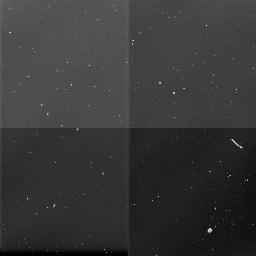
#> input picture im2.jpg, 256 x 256 px
$ python Montage_approx_code.py
#> lines starting #> are read from the running program, lines starting #| are printed output that depends on the picture; after the words box and inside, x2 and y2 are one past the last pixel; in counts of white or black regions, pixels touching at a corner belong together
import numpy as np
import cv2
from scipy import ndimage
from scipy.interpolate import griddata

def remove_small_oabjects(mask, min_size):
    label_im, nb_labels = ndimage.label(mask)
    sizes = ndimage.sum(mask, label_im, range(nb_labels + 1))
    mask_clean = np.zeros_like(mask)
    for i, size in enumerate(sizes):
        if size >= min_size:
            mask_clean[label_im == i] = 1
    return mask_clean.astype(bool)

def estimate_background(image, sigma_clip=3.0, obj_size_thresh=50, interp_method='linear'):
    """
    Estimate and subtract (or return) background for an astronomical image using
    small‐object removal + interpolation.

    Params:
      image: 2D numpy array (float32) of the image (single channel).
      sigma_clip: threshold in sigma for marking objects above background.
      obj_size_thresh: minimum pixel‐area to keep as background region (objects removed).
      interp_method: interpolation for missing pixels ('linear', 'cubic', 'nearest').

    Returns:
      background: 2D array of estimated background same size as image.
    """
#> called with sigma_clip = 3, obj_size_thresh = 100, interp_method = 'cubic'
    h, w = image.shape
#> h = 256; w = 256

    selem = cv2.getStructuringElement(cv2.MORPH_ELLIPSE, (51,51))
    smooth = cv2.morphologyEx(image, cv2.MORPH_OPEN, selem)
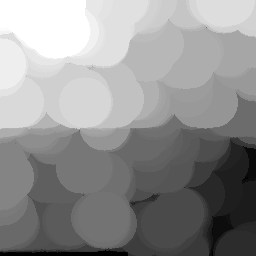
#> smooth: shape (256, 256) float32; min 0, max 75, mean 42.7; drawn with min black and max white

    residual = image - smooth
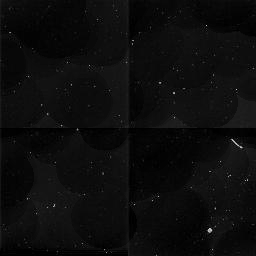
#> residual: shape (256, 256) float32; min 0, max 208, mean 12.4

    med = np.median(residual)
#> med = 12
    mad = np.median(np.abs(residual - med))
#> mad = 4
    sigma = 1.4826 * mad
#> sigma = 5.93
    obj_mask = residual > (sigma_clip * sigma)
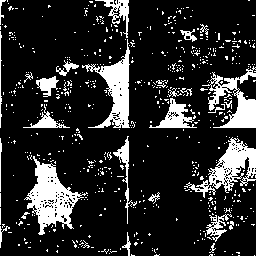
#> obj_mask: shape (256, 256) bool; 16.8% white; 602 white regions (575 under 20 px), largest, box (x1, y1, x2, y2) and area: (24, 156, 88, 235) 1958, (82, 39, 130, 128) 1485, (184, 137, 256, 198) 1441

    background_mask = ~obj_mask
#> (the run stopped early here; a loop or call above may not have finished)

$ run again, with im1.jpg copied over im2.jpg
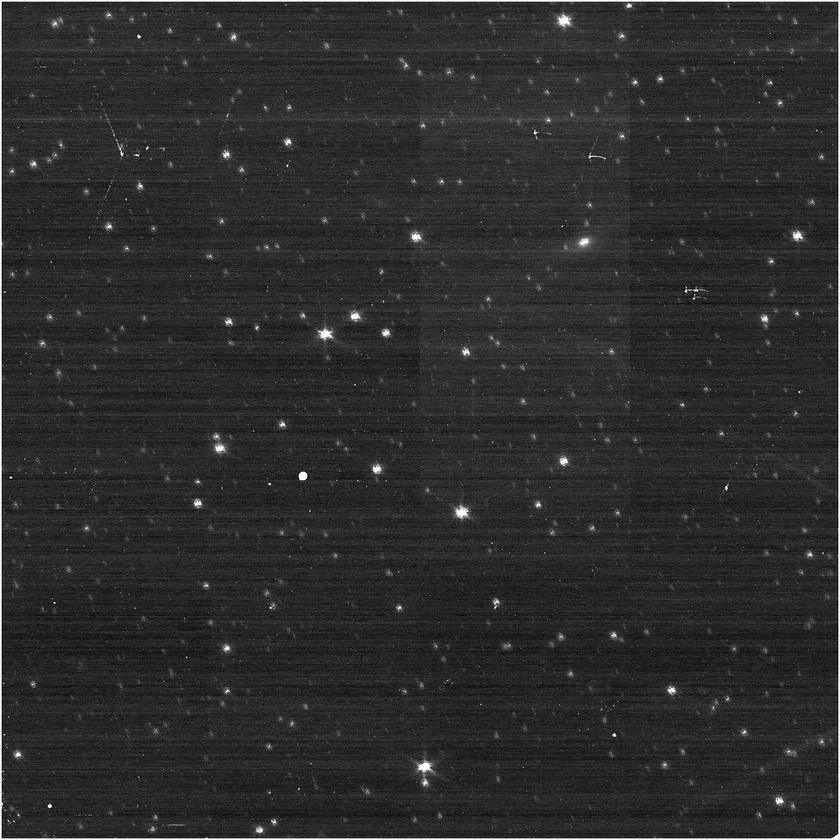
#> input picture im1.jpg, 840 x 840 px, shrunk from 2048 x 2048 before the run
#> in estimate_background, `residual = image - smooth`:
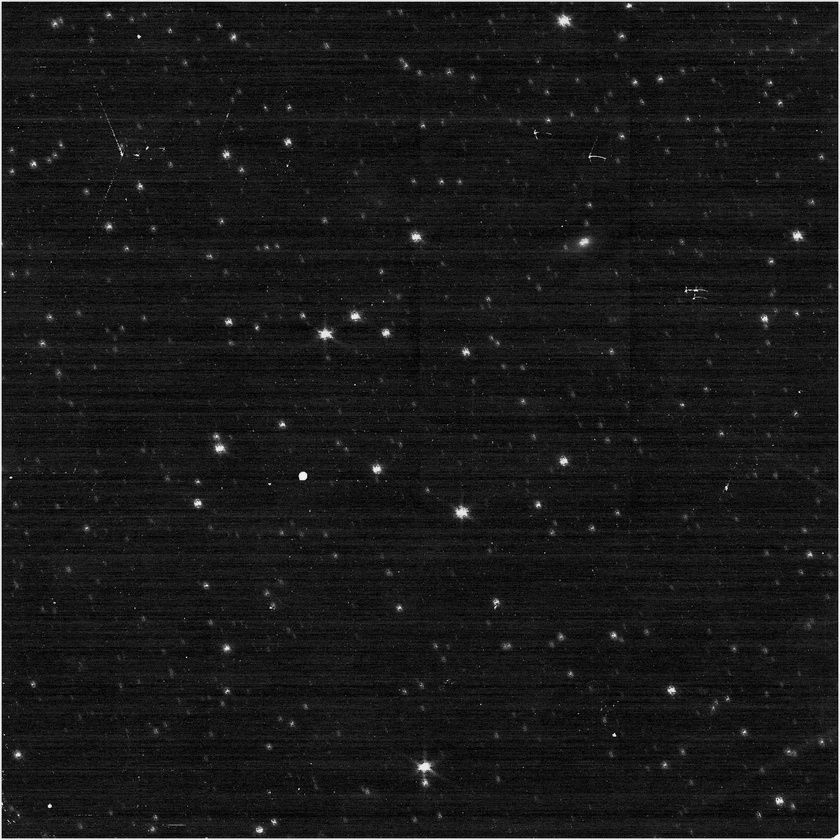
#> residual: shape (840, 840) float32; min 0, max 252, mean 25
#> med = 22
#> mad = 6
#> sigma = 8.9
#> in estimate_background, `obj_mask = residual > (sigma_clip * sigma)`:
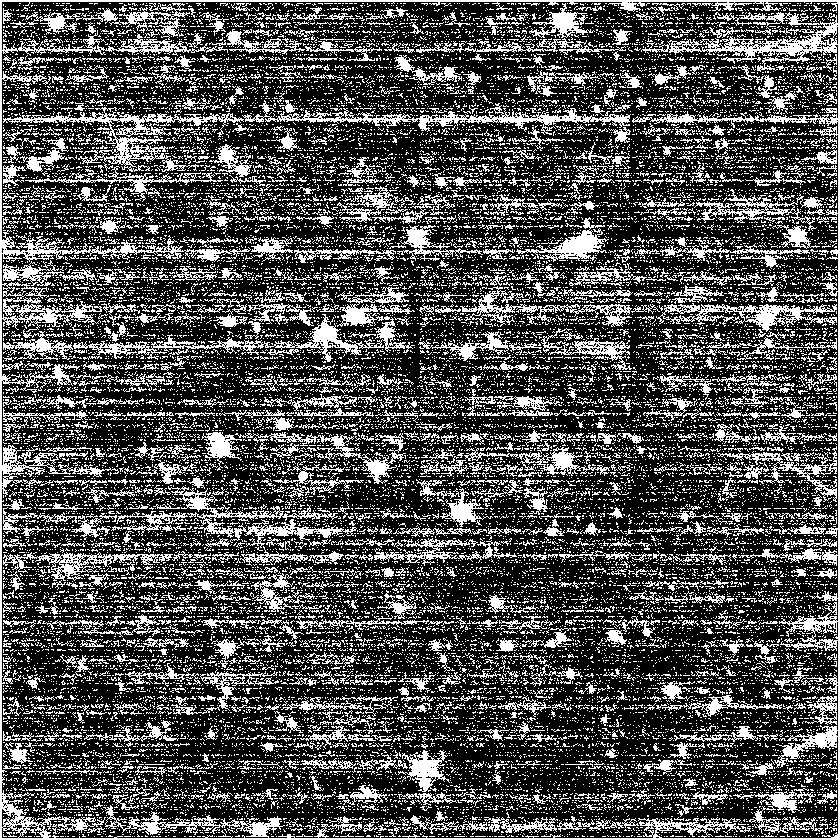
#> obj_mask: shape (840, 840) bool; 30.5% white in thin lines or dots
#> background_mask: shape (840, 840) bool; 69.5% white; black in thin lines or dots
